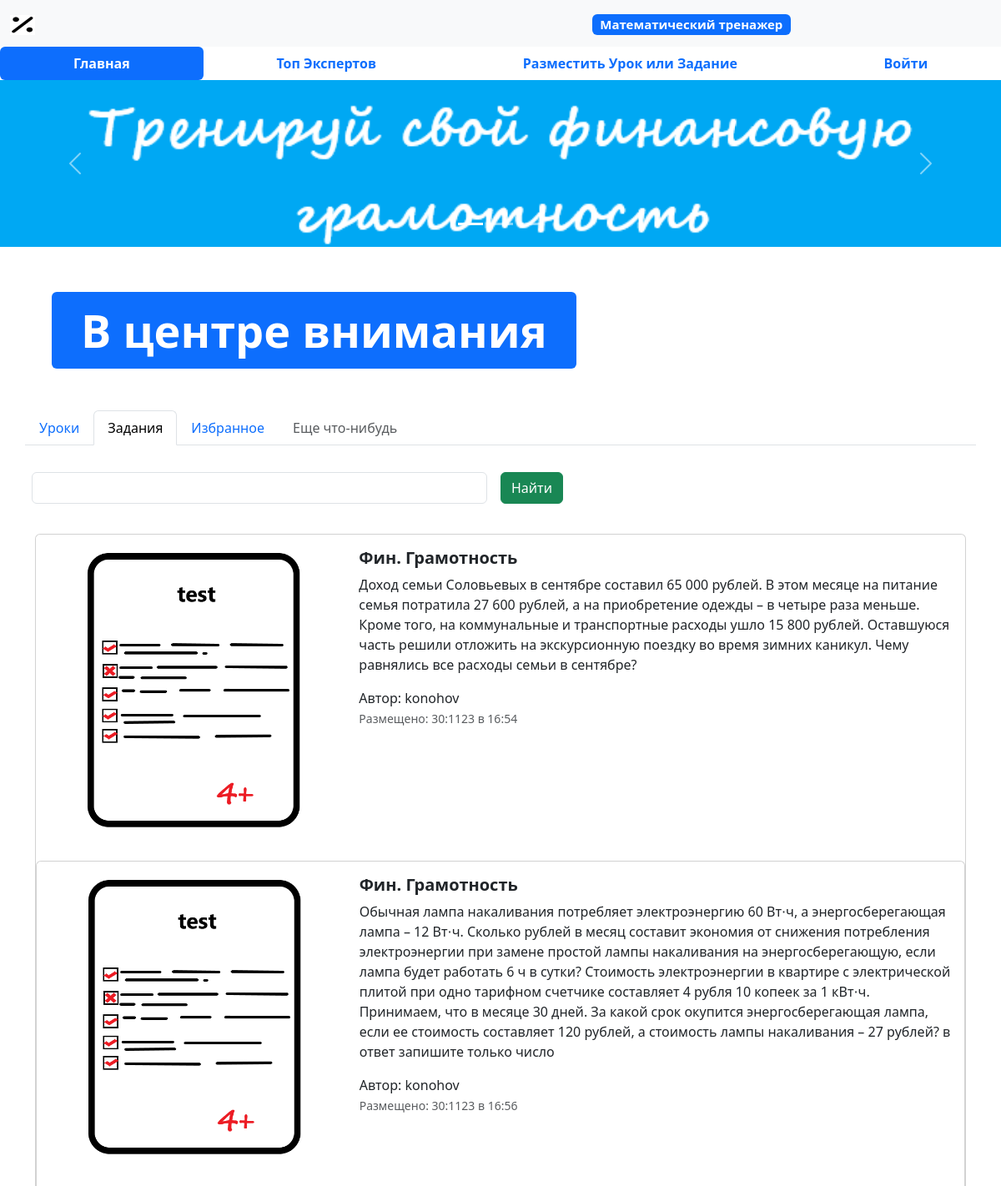
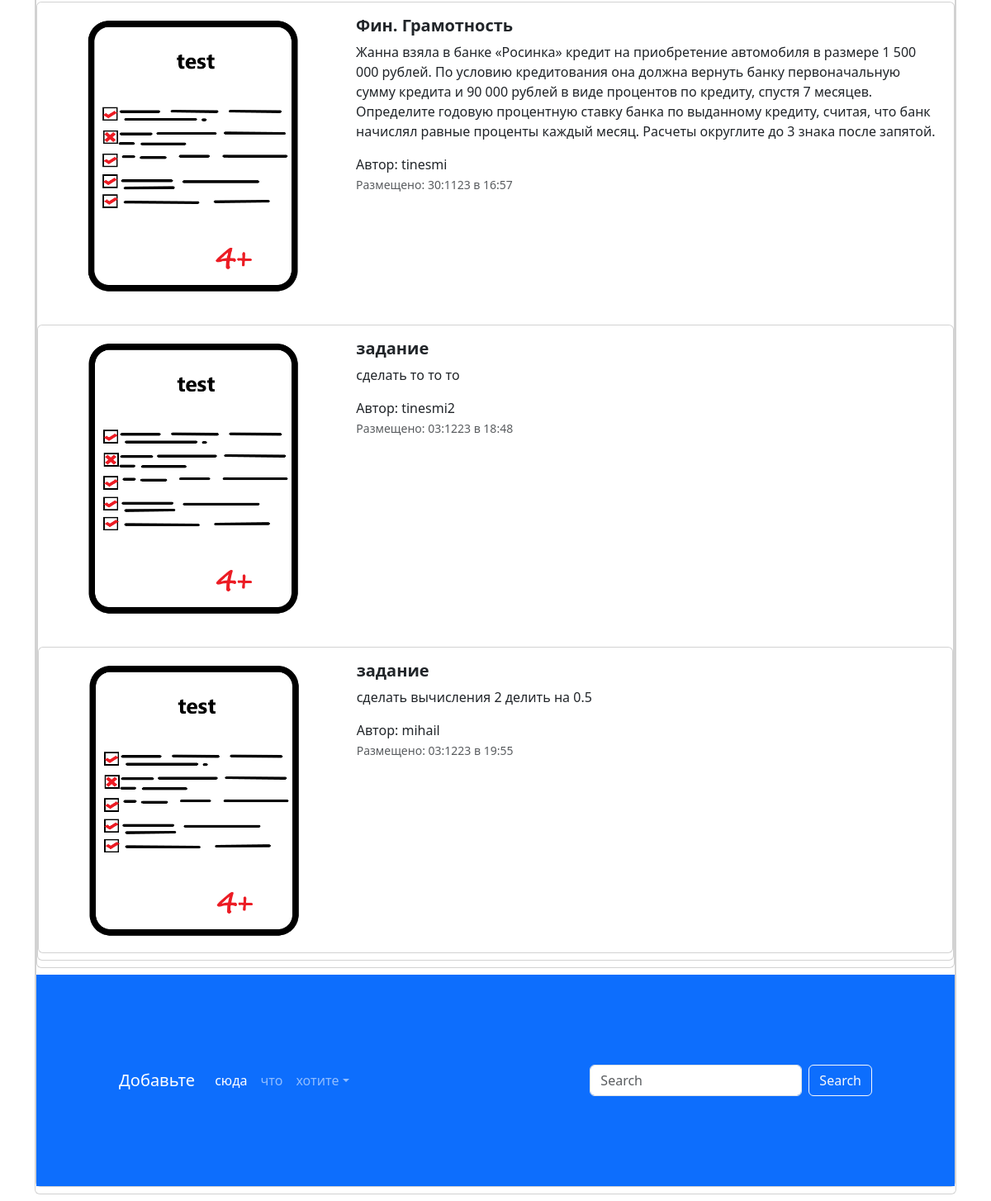
/task-main/, run on the app's committed database (2 pictures, top to bottom).
### app_advertisements/models.py (models this page shows, shortened)
class Task(models.Model):
    title_task = models.CharField(verbose_name="Заголовок", max_length=128)
    description_task = models.TextField(verbose_name="Задание")
    created_at_task = models.DateTimeField(auto_now_add=True)
    update_at_task = models.DateTimeField(auto_now=True)
    user = models.ForeignKey(to=User, verbose_name="Пользователь", on_delete=models.CASCADE)
    image_task = models.ImageField(verbose_name="Обложка", upload_to="advertisements/", blank=True, null=True)
    right_answer = models.CharField(verbose_name="Верный ответ",default=1, max_length=128)
    class Meta:
        db_table = 'tasks'
    @admin.display(description="дата создания")
    def created_date_task(self):
        if self.created_at_task.date() == timezone.now().date():
            created_time_task = self.created_at_task.time().strftime("%H:%M")
            return format_html("<span style = 'color:blue;'>Сегодня в {} </span>",created_time_task)
        else:
            return self.created_at_task.strftime("%d:%m%y в %H:%M")
    def get_absolute_url(self):
        return reverse('task', kwargs={"pk": self.pk})

### app_advertisements/views.py (the view)
# urls.py: path("task-main/", task_main, name = "task-main"),
def task_main(request):
    title_task = request.GET.get("query")
    if title_task:
        tasks = Task.objects.filter(title__icontains=title_task)
    else:
        tasks = Task.objects.all()
    context = {"tasks": tasks, "title": title_task}
    return render(request, "app_advertisement/tasks-main.html", context=context)

### templates/app_advertisement/tasks-main.html (shortened to what this page needs)
{% extends 'base.html' %}
{% load static %}
{% block content%}
  <ul class="nav nav-pills sticky-top bg-white nav-fill">
    <li class="nav-item">
      <a class="nav-link active" aria-current="page" href="{% url 'main' %}">
        <span style="font-weight: bold;">Главная</span>
      </a>
    </li>
    <li class="nav-item">
      <a class="nav-link" href="{% url 'top-sellers' %}">
        <span style="font-weight: bold;">Топ Экспертов</span>
      </a>
    </li>
    <li class="nav-item">
      <a class="nav-link" href="{% url 'advertisement-post'%}">
        <span style="font-weight: bold;">Разместить Урок или Задание</span>
      </a>
    </li>
    {%  if user.is_authenticated  %}
    <li class="nav-item">
      <a class="nav-link" href="{% url 'profile'%}">
        <span style="font-weight: bold;">Профиль</span>
      </a>
    </li>
    <li class="nav-item">
      <a class="nav-link" href="{%  url 'logout'  %}">
        <span style="font-weight: bold;">Выйти</span>
      </a>
    </li>
    {% else %}
    <li class="nav-item">
      <a class="nav-link" href="{% url 'login'%}">
        <span style="font-weight: bold;">Войти</span>
      </a>
    </li>
    {%  endif  %}
  </ul>
  <div id="carouselExampleIndicators" class="carousel slide bg-primary" data-bs-ride="carousel">
    <div class="carousel-indicators">
      <button type="button" data-bs-target="#carouselExampleIndicators" data-bs-slide-to="0" class="active" aria-current="true" aria-label="Slide 1"></button>
      <button type="button" data-bs-target="#carouselExampleIndicators" data-bs-slide-to="1" aria-label="Slide 2"></button>
      <button type="button" data-bs-target="#carouselExampleIndicators" data-bs-slide-to="2" aria-label="Slide 3"></button>
    </div>
    <div class="carousel-inner">
      <div class="carousel-item active">
        <a href="#">
          <img src="{% static 'img/Без имени.png' %}" class="d-block w-100" alt="Реклама">
        </a>
      </div>
    </div>
    <button class="carousel-control-prev" type="button" data-bs-target="#carouselExampleIndicators" data-bs-slide="prev">
      <span class="carousel-control-prev-icon" aria-hidden="true"></span>
    </button>
    <button class="carousel-control-next" type="button" data-bs-target="#carouselExampleIndicators" data-bs-slide="next">
      <span class="carousel-control-next-icon" aria-hidden="true"></span>
    </button>
  </div>
  <div class="container" style="margin: 50px;">
    <div class="display-2">
      <span class="badge bg-primary">В центре внимания</span>
    </div>
  </div>
  <div class="container">
    <div class="row">
      <ul class="nav nav-tabs bg-white">
        <li class="nav-item">
          <a class="nav-link" aria-current="page" href="{% url 'main' %}">Уроки</a>
        </li>
        <li class="nav-item">
          <a class="nav-link active" href="{% url 'task-main' %}">Задания</a>
        </li>
        <li class="nav-item">
          <a class="nav-link" href="#">Избранное</a>
        </li>
        <li class="nav-item">
          <a class="nav-link disabled" href="#" tabindex="-1" aria-disabled="true">Еще что-нибудь</a>
        </li>
      </ul>
      <form class="row g-3" method="get">
        <div class="col-auto w-50">
          <input type="text" class="form-control" name="query" value="{% if title %}{{  title  }} {%  endif  %}">
        </div>
        <div class="col-auto">
          <button type="submit" class="btn btn-success mb-3">Найти</button>
        </div>
      </form>
    </div>
    <div class="col">
      {% for tk in tasks %}
      <div class="card mb-2" style="max-width: 1200px; margin-top: 20px;">
        <div class="row g-0">
          <div class="col-md-4">
            <a href="{{  tk.get_absolute_url  }}" class="nav-link">
              <img src="{% if tk.image_task %}{{  tk.image_task.url  }}{%  else  %}{% static 'img/test.png' %}{% endif %}" class="img-fluid rounded-start" alt="Card title">
            </a>
          </div>
          <div class="col">
            <div class="card-body">
              <h5 class="card-title">
                <a href="{{  tk.get_absolute_url  }}" class="nav-link"><strong>{{  tk.title_task  }}</strong></a>
              </h5>
              <a href="{{  tk.get_absolute_url  }}" class="nav-link">
                <p class="card-text">
                  {{ tk.description_task  }}
                </p>
                <span>Автор: {{  tk.user  }}</span>
                <p class="card-text"><small class="text-muted">Размещено: {{  tk.created_date_task  }}</small></p>
              </a>
            </div>
          </div>
        </div>
      {% endfor %}
      </div>
    </div>
  </div>
  <footer style="padding: 100px;" class="bg-primary">
    <nav class="navbar navbar-expand-sm navbar-dark">
      <a class="navbar-brand" href="#">Добавьте</a>
      <div class="collapse navbar-collapse" id="collapsibleNavId">
        <ul class="navbar-nav me-auto mt-2 mt-lg-0">
          <li class="nav-item">
            <a class="nav-link active" href="#" aria-current="page">сюда</a>
          </li>
          <li class="nav-item">
            <a class="nav-link" href="#">что</a>
          </li>
          <li class="nav-item dropdown">
            <a class="nav-link dropdown-toggle" href="#" id="dropdownId" data-bs-toggle="dropdown" aria-haspopup="true"
              aria-expanded="false">хотите</a>
          </li>
        </ul>
        <form class="d-flex my-2 my-lg-0">
          <input class="form-control me-sm-2" type="text" placeholder="Search">
          <button class="btn btn-outline-light my-2 my-sm-0" type="submit">Search</button>
        </form>
      </div>
    </nav>
  </footer>
{% endblock %}

### templates/base.html (shortened to what this page needs)
<!DOCTYPE html>
<html lang="en">
{% load static %}
<head>
    <link rel="stylesheet" href="{% static 'css/bootstrap.min.css' %}">
    <link rel="stylesheet" href="{% static 'fontello.css' %}">
</head>
<body>
    <nav class="navbar bg-light">
        <div class="container row">
            <a class="navbar-brand col" href="#">
                <img src="{% static 'img/matem.png' %}" alt="MAT" width="30" height="24">
            </a>
            <a class="navbar-brand col offset-3" href="#">
                <span class="badge bg-primary">Математический тренажер</span>
            </a>
        </div>
      </nav>
    {% block content %}
    {% endblock %}
</body>
</html>

### data on the page
Task: title_task "Фин. Грамотность", description_task "Доход семьи Соловьевых в сентябре составил 65 000 рублей. В этом месяце на питание семья потратила 27 600 рублей, а на приобретение одежды – в четыре раза меньше. Кроме того, на коммунальные и транспортные расходы ушло 15 800 рублей. Оставшуюся часть решили отложить на экскурсионную поездку во время зимних каникул. Чему равнялись все расходы семьи в сентябре?", user "konohov", created_date_task "30:1123 в 16:54"
Task: title_task "Фин. Грамотность", description_task "Обычная лампа накаливания потребляет электроэнергию 60 Вт⋅ч, а энергосберегающая лампа – 12 Вт⋅ч. Сколько рублей в месяц составит экономия от снижения потребления электро\u0002энергии при замене простой лампы накаливания на энергосбере\u0002гающую, если лампа будет работать 6 ч в сутки? Стоимость электроэнергии в квартире с электрической плитой при одно тарифном счетчике составляет 4 рубля 10 копеек за 1 кВт⋅ч. Принимаем, что в месяце 30 дней. За какой срок окупится энергосберегающая лампа, если ее стоимость составляет 120 рублей, а стоимость лампы накаливания – 27 рублей? в ответ запишите только число", user "konohov", created_date_task "30:1123 в 16:56"
Task: title_task "Фин. Грамотность", description_task "Жанна взяла в банке «Росинка» кредит на приобретение ав\u0002томобиля в размере 1 500 000 рублей. По условию кредитования она должна вернуть банку первоначальную сумму кредита и 90 000 рублей в виде процентов по кредиту, спустя 7 месяцев. Определите годовую процентную ставку банка по выданному кредиту, считая, что банк начислял равные проценты каждый ме\u0002сяц. Расчеты округлите до 3 знака после запятой.", user "tinesmi", created_date_task "30:1123 в 16:57"
Task: title_task "задание", description_task "сделать то то то", user "tinesmi2", created_date_task "03:1223 в 18:48"
Task: title_task "задание", description_task "сделать вычисления 2 делить на 0.5", user "mihail", created_date_task "03:1223 в 19:55"
